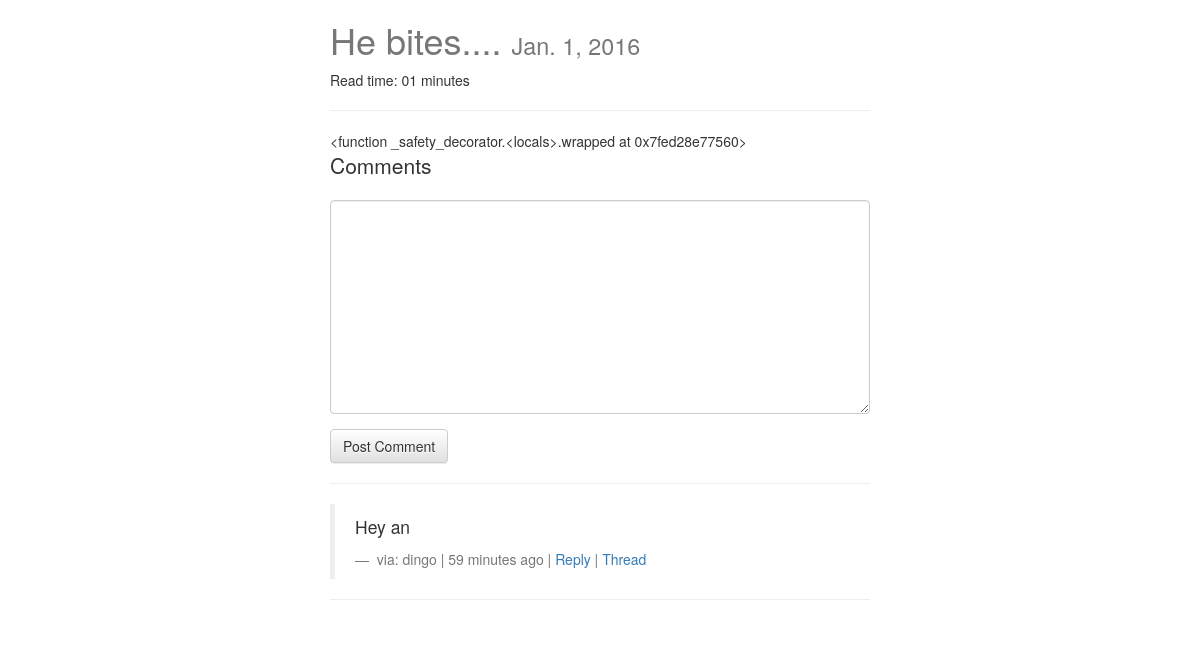
Page /posts/he-bites/ on the committed database.
### posts/models.py (models this page shows, shortened)
class Post(models.Model):
    user = models.ForeignKey(settings.AUTH_USER_MODEL, default=1)
    title = models.CharField(max_length=120)
    slug = models.SlugField(unique=True)
    image = models.ImageField(upload_to=upload_location,
            null=True,
            blank=True,
            width_field="width_field",
            height_field="height_field")
    height_field = models.IntegerField(default=0)
    width_field = models.IntegerField(default=0)
    content = models.TextField()
    draft = models.BooleanField(default=False)
    publish = models.DateField(auto_now=False, auto_now_add=False)
    read_time = models.TimeField(null=True, blank=True)
    updated = models.DateTimeField(auto_now=True, auto_now_add=False)
    timestamp = models.DateTimeField(auto_now=False, auto_now_add=True)
    objects = PostManager()
    class Meta:
        ordering = ["-timestamp", "-updated"]
    def get_markdown(self):
        content = self.content
        markdown_text = markdown(content)
        return mark_safe(markdown_text)
    @property
    def comments(self):
        instance = self
        qs = Comment.objects.filter_by_instance(self)
        return qs
    @property
    def get_content_type(self):
        instance = self
        content_type = ContentType.objects.get_for_model(instance.__class__)
        return content_type

### comments/models.py (models this page shows, shortened)
class Comment(models.Model):
    user        = models.ForeignKey(settings.AUTH_USER_MODEL, default=1)
    content_type = models.ForeignKey(ContentType, on_delete=models.CASCADE)
    object_id = models.PositiveIntegerField()
    content_object = GenericForeignKey('content_type', 'object_id')
    parent = models.ForeignKey("self", null=True, blank=True)
    content     = models.TextField(blank=False, null=False)
    timestamp   = models.DateTimeField(auto_now_add=True)
    objects = CommentManager()
    class Meta:
        ordering = ['-timestamp']
    def get_absolute_url(self):
        return reverse("comments:thread", kwargs={"id": self.id })
    def children(self): #replies
        return Comment.objects.filter(parent=self)

### posts/views.py (the view, shortened to what this page needs)
# urls.py: url(r'^(?P<slug>[\w-]+)/$', post_detail, name='detail'),
def post_detail(request, slug=None):
    instance = get_object_or_404(Post, slug=slug)
    if instance.publish > timezone.now().date() or instance.draft:
        if not request.user.is_staff or not request.user.is_superuser:
            raise Http404
    share_string = quote_plus(instance.content)
    initial_data = {
        "content_type": instance.get_content_type,
        "object_id": instance.id
    }
    comment_form = CommentForm(request.POST or None, initial=initial_data)
    comments = instance.comments #Comment.objects.filter_by_instance(instance)
    context = {
        "title": instance.title,
        "instance": instance,
        "share_string": share_string,
        "comments": comments,
        "comment_form": comment_form,
    }
    return render(request, "post_detail.html", context)

### comments/forms.py
class CommentForm(forms.Form):
    content_type = forms.CharField(widget=forms.HiddenInput)
    object_id = forms.IntegerField(widget=forms.HiddenInput)
    content = forms.CharField(label="", widget=forms.Textarea)

### comments/models.py (called while the page is built)
    def filter_by_instance(self, instance):
        content_type = ContentType.objects.get_for_model(instance.__class__)
        obj_id = instance.id
        qs = super(CommentManager, self).filter(content_type=content_type, object_id=obj_id).filter(parent=None)
        return qs

### templates/post_detail.html (shortened to what this page needs)
{% extends "base.html" %}
{% load urlify %}
{% load crispy_forms_tags %}
{% block content %}
<div class='col-sm-6 col-sm-offset-3'>
<h1>{{ title }} <small>{% if instance.draft %}<span style='color:red;'>Draft</span> {% endif %}{{ instance.publish }} </small></h1>
<p> Read time: {{ instance.read_time | time:"i"}} minutes </p>
<p>
  <hr/>
</p>
<div class='row'>
  <div class='col-sm-12'>
    <div class="post-detail-item">
      {{ instance.get_markdown }}
    </div>
    <div class="">
      <p class="lead"> Comments </p>
      <form class="" action="." method="POST">
        {{ comment_form | crispy }}
        <input type="submit" value="Post Comment" class="btn btn-default">
      </form>
      <hr>
      {% for comment in comments %}
      <blockquote>
        <p> {{ comment.content }} </p>
        <footer> via: {{ comment.user }} | {{ comment.timestamp | timesince }} ago |  <a href="#" class="comment-reply-btn">Reply</a> | <a href="{{ comment.get_absolute_url }}"> Thread </a></footer>
      </blockquote>
      <hr>
      {% endfor %}
    </div>
    </div>
  </div>
</div>
{% endblock content %}

### static/css/base.css (style rules this page uses)
h1 { color: #777777; }

### rows in the picture
Post: title "He bites....", publish "Jan. 1, 2016", read_time "01", get_markdown "<function _safety_decorator.<locals>.wrapped at 0x7fed28e77560>"
Comment: content "Hey an", user "dingo", timestamp "59 minutes"
